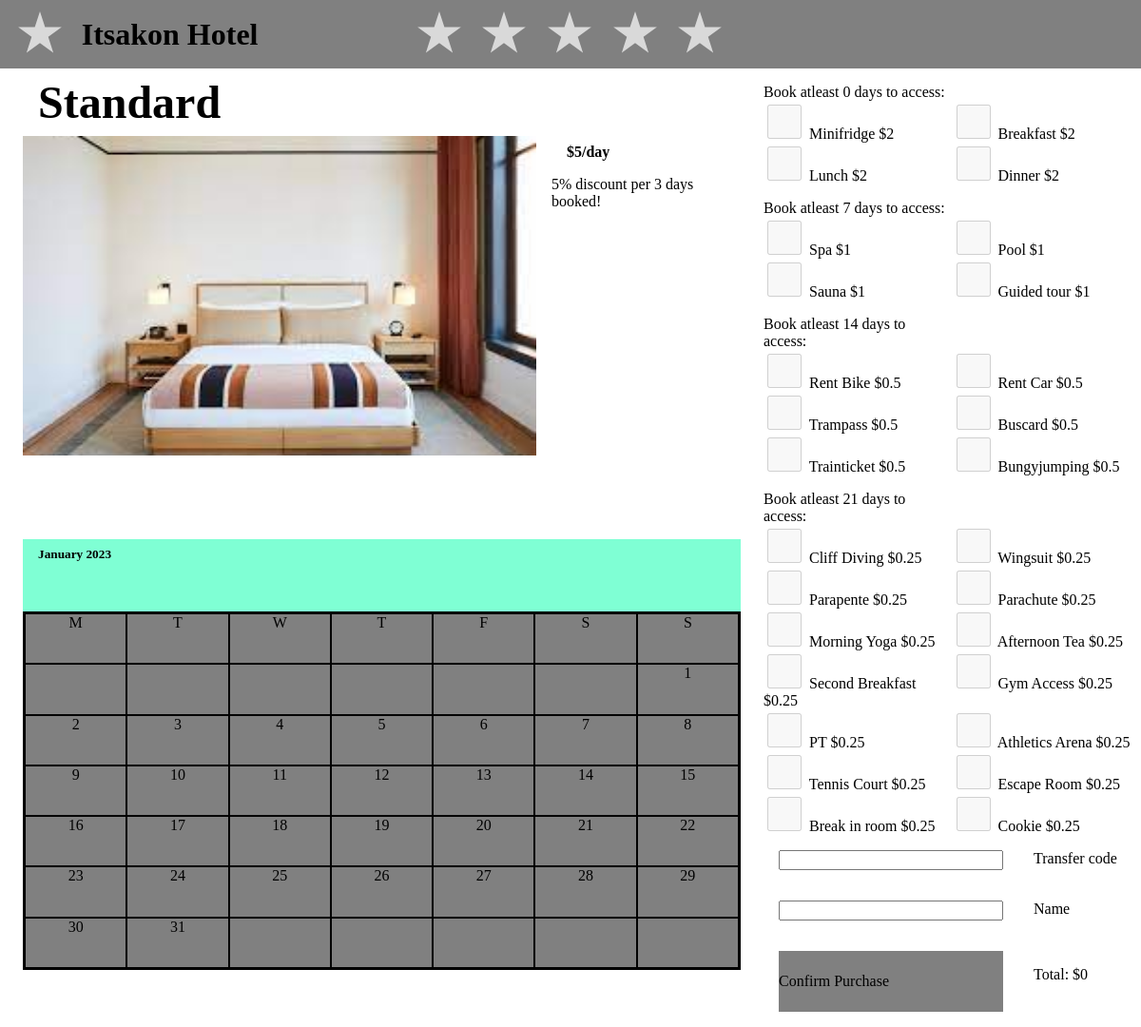
Screenshot of /standard.php with the database file from the repository.
### tables this page shows
CREATE TABLE rooms (
	id INTEGER PRIMARY KEY,
	room_standard VARCHAR,
	base_price NUMBER
);

CREATE TABLE features (
	id INTEGER PRIMARY KEY,
	name VARCHAR,
	price NUMBER,
	minimal_booking_duration INTEGER
);

### src/roomForm.php (the view, shortened to what this page needs)
<?php
$getFeatures = $database->query(
    "SELECT * FROM features
");
$features = $getFeatures->fetchAll(PDO::FETCH_ASSOC);
?>
            <section class="features">
                <?php
                foreach($features as $key => $feature) {
                    ?>
                    <?php
                    if ($feature['minimal_booking_duration'] !== $features[$key-1]['minimal_booking_duration']) {
                        ?>
                        <p>Book atleast <?=$feature['minimal_booking_duration']?> days to access:</p>
                        <p></p>
                        <?php
                    }
                    ?>
                    <div class="feature">
                        <input type="checkbox" class="limit<?=$feature['minimal_booking_duration']?>" name="features[<?=$feature['id']?>]" value="<?=$feature['name'] . "," . $feature['price']?>" disabled="true">
                        <label for="features[<?=$feature['id']?>]"><?=$feature['name'] . " $" . $feature['price']?></label>
                    </div>
                    <?php
                }
                ?>
            </section>
            <section class="complete-purchace">
                <input type="text" name="transfer-code">
                <label for="transfer-code">Transfer code</label>
                <input type="text" name="name">
                <label for="name">Name</label>
                <button type="submit" id="confirm-button">Confirm Purchase</button>
                <div class="price"><p>Total: $</p><p id="display-price">0</p></div>
            </section>
        </form>
    </div>
    </body>
</html>

### src/roomCard.php (shortened to what this page needs)
<?php
function roomCard($roomCard) {
    $daySymbol = ["M", "T", "W", "T", "F", "S", "S"];
    $database = new PDO('sqlite:./itsakon.db');
    $getPrice = $database->query(
        "SELECT base_price FROM rooms
        WHERE room_standard = '$roomCard'
        ");
    $getBooked = $database->query(
        "SELECT day_of_month FROM bookings
        INNER JOIN rooms ON rooms.id = bookings.room_id
        WHERE room_standard = '$roomCard'
        ");
    $roomPrice = $getPrice->fetch(PDO::FETCH_ASSOC)['base_price'];
    $unavailable = $getBooked->fetchAll(PDO::FETCH_COLUMN);
?>
<article class=room id="<?=$roomCard?>">
    <h3><?=ucfirst($roomCard)?></h3>
    <div class="carousell-info">
        <section class="carousell">
            <button class="scroll-button left" id="<?=$roomCard?>-left" type="button">
            </button>
            <div class="images">
                <div class="image-container" id="<?=$roomCard?>-scroller">
                    <img src="../resources/images/budget-one.jpg" alt="First">
                </div>
            </div>
            <button class="scroll-button right" id="<?=$roomCard?>-right" type="button">
            </button>
        </section>
        <div class="book-info">
            <section class="info">
                <h4 id="room-price">$<?=$roomPrice?>/day</h4>
                <p>5% discount per 3 days booked!</p>
            </section>
        </div>
    </div>
    <section class="calendar-section">
        <div class="calendar">
            <h5>January 2023</h5>
            <div class="calendar-body">
                <?php
                for ($i=0; $i < 7; $i++) {
                    ?>
                    <div class="calendar-element day-of-week"><?= $daySymbol[$i]?></div>
                    <?php
                }
                for ($i=0; $i < 6; $i++) {
                    ?>
                    <div class="calendar-element out-of-month"></div>
                    <?php
                }
                for ($i=1; $i <= 31; $i++) {
                    ?>
                    <div class="calendar-element day-of-month <?php if(in_array($i, $unavailable)){echo "unavailable";}?>" id="<?=$roomCard?><?=$i?>"><?= $i?></div>
                    <?php
                }
                for ($i=0; $i < 5; $i++) {
                    ?>
                    <div class="calendar-element out-of-month"></div>
                    <?php
                }
                ?>
            </div>
        </div>
    </section>
</article>
<?php
}

### src/general.css (style rules this page uses)
body { margin: 0; }
h1, h2, h3, h4, h5 { margin: 8px 16px; }
h3 { font-size: 48px; }
button { all: unset; }

### src/roomCard.css (style rules this page uses)
.room { height: 800px; width: 372px; margin: 0 24px 24px 24px; background-color: gray; }
.carousell { width: 340px; height: 336px; background-color: aliceblue; margin: auto; position: relative; }
.scroll-button { height: 100%; width: 52px; position: absolute; top: 0; display: flex; align-items: center; justify-content: center; z-index: 99; }
.left { left: 0; }
.right { right: 0; }
.images { height: 100%; width: 100%; background-color: aqua; overflow-x: hidden; overflow-wrap: nowrap; }
.image-container { width: 300%; height: 100%; }
.images img { height: 336px; width: 340px; background-color: bisque; float: left; object-fit: cover; }
.book-info { margin-left: 16px; display: flex; justify-content: space-between; }
.calendar { height: 204px; width: 340px; background-color: aquamarine; display: flex; flex-direction: column; margin: auto; }
.calendar-body { height: 168px; width: 336px; background-color: grey; border-style: solid; border-color: black; border-width: 2px; margin: auto; display: grid; grid-template-columns: 1fr 1fr 1fr 1fr 1fr 1fr 1fr; }
.calendar-element { text-align: center; border-style: solid; border-color: black; border-width: 1px; }
.day-of-month { cursor: pointer; }

### src/room.css (style rules this page uses)
.room { background-color: unset; width: fit-content; width: 755px; }
.carousell-info { display: flex; }
.carousell { width: 540px; }
.images img { width: 540px; }
.room h4 { display: none; }
.info h4 { display: block; }
.calendar { width: 755px; height: 453px; display: flex; flex-direction: column; justify-content: space-between; margin-top: 88px; }
.calendar-body { width: 751px; height: 373px; margin-bottom: 0; margin-top: 0; }
form section { display: grid; grid-template-columns: 1fr 1fr; }
.features p { margin-bottom: 0; }
.complete-purchace > * { margin: 16px; }
.complete-purchace button { background-color: grey; width: 236px; height: 64px; cursor: pointer; }
.price { display: flex; }
.feature input { background-color: gray; width: 36px; height: 36px; margin: 4px; }

### rows the page displays
rooms: base_price "5"
features: minimal_booking_duration "0", name "Minifridge", price "2"
features: name "Breakfast", price "2"
features: name "Lunch", price "2"
features: name "Dinner", price "2"
features: minimal_booking_duration "7", name "Spa", price "1"
features: name "Pool", price "1"
features: name "Sauna", price "1"
features: name "Guided tour", price "1"
features: minimal_booking_duration "14", name "Rent Bike", price "0.5"
features: name "Rent Car", price "0.5"
features: name "Trampass", price "0.5"
features: name "Buscard", price "0.5"
features: name "Trainticket", price "0.5"
features: name "Bungyjumping", price "0.5"
features: minimal_booking_duration "21", name "Cliff Diving", price "0.25"
features: name "Wingsuit", price "0.25"
features: name "Parapente", price "0.25"
features: name "Parachute", price "0.25"
features: name "Morning Yoga", price "0.25"
features: name "Afternoon Tea", price "0.25"
features: name "Second Breakfast", price "0.25"
features: name "Gym Access", price "0.25"
features: name "PT", price "0.25"
features: name "Athletics Arena", price "0.25"
features: name "Tennis Court", price "0.25"
features: name "Escape Room", price "0.25"
features: name "Break in room", price "0.25"
features: name "Cookie", price "0.25"

### other values shown
$roomCard "Standard"
$daySymbol[$i] "M"
$daySymbol[$i] "T"
$daySymbol[$i] "W"
$daySymbol[$i] "F"
$daySymbol[$i] "S"
